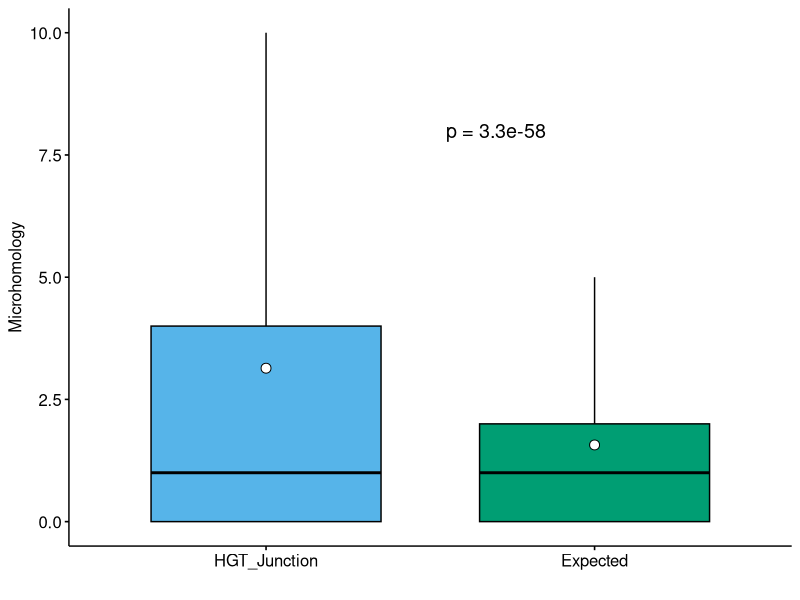

Write the R code that produced this figure.
library(ggplot2)
library(dplyr)
require(gridExtra)
library(grid)
library(cowplot)
library(ggpubr)

pdf(file="micro_len_compar.pdf", width=3, height=2, onefile=FALSE)

df<-read.table("microhomology_length.csv", sep=",", header=TRUE)



p1 <- ggboxplot(df, x = "Group", y = "Microhomology", fill = "Group", palette = c("#56B4E9", "#009E73"), add="mean", outlier.shape = NA)+
  ylab("Microhomology")+
  stat_summary(fun = mean, geom = "point", shape = 21, size = 3, fill = "white", color = "black")+
  xlab("")+ coord_cartesian(ylim = c(0, 10))+
  theme(legend.position = "none")

p1+ annotate("text", x = 1.7, y = 8, label = "p = 3.3e-58", size = 5, color = "black")





dev.off()